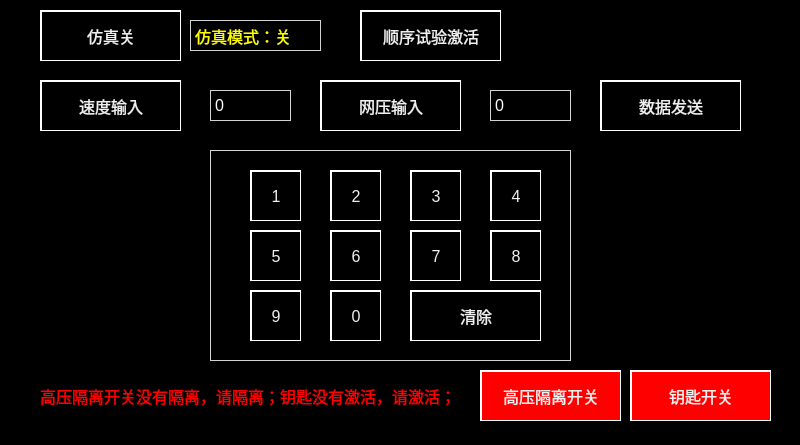
<?xml version="1.0" encoding="UTF-8"?>
<ui version="4.0">
 <class>Main_Simulate</class>
 <widget class="QWidget" name="Main_Simulate">
  <property name="geometry">
   <rect>
    <x>0</x>
    <y>0</y>
    <width>800</width>
    <height>445</height>
   </rect>
  </property>
  <property name="windowTitle">
   <string>Form</string>
  </property>
  <property name="styleSheet">
   <string notr="true">QWidget
{
	background-color: black;
}
QLabel
{
	border:1px solid lightgray;
    color:white;
font:16px
}

QPushButton
{
	font:16px;
    color: rgb(240,240,240);
	background-color: rgb(0, 0, 0);
	border-top: 2px solid white;	
	border-left: 2px solid white;
   border-right: 1px solid white;
   border-bottom: 1px solid white;
}</string>
  </property>
  <widget class="QPushButton" name="PB_F_Simulate">
   <property name="geometry">
    <rect>
     <x>40</x>
     <y>10</y>
     <width>141</width>
     <height>51</height>
    </rect>
   </property>
   <property name="whatsThis">
    <string>11</string>
   </property>
   <property name="text">
    <string>仿真关</string>
   </property>
  </widget>
  <widget class="QLabel" name="lbl_SimulatMode">
   <property name="geometry">
    <rect>
     <x>190</x>
     <y>20</y>
     <width>131</width>
     <height>31</height>
    </rect>
   </property>
   <property name="styleSheet">
    <string notr="true">color: yellow;</string>
   </property>
   <property name="text">
    <string>仿真模式：关</string>
   </property>
  </widget>
  <widget class="QPushButton" name="PB_F_testActive">
   <property name="geometry">
    <rect>
     <x>360</x>
     <y>10</y>
     <width>141</width>
     <height>51</height>
    </rect>
   </property>
   <property name="whatsThis">
    <string>12</string>
   </property>
   <property name="text">
    <string>顺序试验激活</string>
   </property>
  </widget>
  <widget class="QPushButton" name="PB_F_speedInput">
   <property name="geometry">
    <rect>
     <x>40</x>
     <y>80</y>
     <width>141</width>
     <height>51</height>
    </rect>
   </property>
   <property name="whatsThis">
    <string>13</string>
   </property>
   <property name="text">
    <string>速度输入</string>
   </property>
  </widget>
  <widget class="QLabel" name="lbl_number1">
   <property name="geometry">
    <rect>
     <x>210</x>
     <y>90</y>
     <width>81</width>
     <height>31</height>
    </rect>
   </property>
   <property name="text">
    <string>0</string>
   </property>
  </widget>
  <widget class="QPushButton" name="PB_F_volInput">
   <property name="geometry">
    <rect>
     <x>320</x>
     <y>80</y>
     <width>141</width>
     <height>51</height>
    </rect>
   </property>
   <property name="whatsThis">
    <string>14</string>
   </property>
   <property name="text">
    <string>网压输入</string>
   </property>
  </widget>
  <widget class="QPushButton" name="PB_F_dataSend">
   <property name="geometry">
    <rect>
     <x>600</x>
     <y>80</y>
     <width>141</width>
     <height>51</height>
    </rect>
   </property>
   <property name="whatsThis">
    <string>15</string>
   </property>
   <property name="text">
    <string>数据发送</string>
   </property>
  </widget>
  <widget class="QLabel" name="lbl_number2">
   <property name="geometry">
    <rect>
     <x>490</x>
     <y>90</y>
     <width>81</width>
     <height>31</height>
    </rect>
   </property>
   <property name="text">
    <string>0</string>
   </property>
  </widget>
  <widget class="QLabel" name="lbl_information">
   <property name="geometry">
    <rect>
     <x>40</x>
     <y>380</y>
     <width>431</width>
     <height>31</height>
    </rect>
   </property>
   <property name="styleSheet">
    <string notr="true">color:red;
border:0px;</string>
   </property>
   <property name="text">
    <string>高压隔离开关没有隔离，请隔离；钥匙没有激活，请激活；</string>
   </property>
  </widget>
  <widget class="QPushButton" name="PB_F_isoSwitch">
   <property name="geometry">
    <rect>
     <x>480</x>
     <y>370</y>
     <width>141</width>
     <height>51</height>
    </rect>
   </property>
   <property name="whatsThis">
    <string>16</string>
   </property>
   <property name="styleSheet">
    <string notr="true">background-color: red;</string>
   </property>
   <property name="text">
    <string>高压隔离开关</string>
   </property>
  </widget>
  <widget class="QPushButton" name="PB_F_keySwitch">
   <property name="geometry">
    <rect>
     <x>630</x>
     <y>370</y>
     <width>141</width>
     <height>51</height>
    </rect>
   </property>
   <property name="whatsThis">
    <string>17</string>
   </property>
   <property name="styleSheet">
    <string notr="true">background-color: red;</string>
   </property>
   <property name="text">
    <string>钥匙开关</string>
   </property>
  </widget>
  <widget class="QPushButton" name="PB_N_6">
   <property name="geometry">
    <rect>
     <x>330</x>
     <y>230</y>
     <width>51</width>
     <height>51</height>
    </rect>
   </property>
   <property name="whatsThis">
    <string>6</string>
   </property>
   <property name="text">
    <string>6</string>
   </property>
  </widget>
  <widget class="QPushButton" name="PB_N_0">
   <property name="geometry">
    <rect>
     <x>330</x>
     <y>290</y>
     <width>51</width>
     <height>51</height>
    </rect>
   </property>
   <property name="whatsThis">
    <string>0</string>
   </property>
   <property name="text">
    <string>0</string>
   </property>
  </widget>
  <widget class="QPushButton" name="PB_N_2">
   <property name="geometry">
    <rect>
     <x>330</x>
     <y>170</y>
     <width>51</width>
     <height>51</height>
    </rect>
   </property>
   <property name="whatsThis">
    <string>2</string>
   </property>
   <property name="text">
    <string>2</string>
   </property>
  </widget>
  <widget class="QPushButton" name="PB_N_3">
   <property name="geometry">
    <rect>
     <x>410</x>
     <y>170</y>
     <width>51</width>
     <height>51</height>
    </rect>
   </property>
   <property name="whatsThis">
    <string>3</string>
   </property>
   <property name="text">
    <string>3</string>
   </property>
  </widget>
  <widget class="QLabel" name="label_5">
   <property name="geometry">
    <rect>
     <x>210</x>
     <y>150</y>
     <width>361</width>
     <height>211</height>
    </rect>
   </property>
   <property name="text">
    <string/>
   </property>
  </widget>
  <widget class="QPushButton" name="PB_N_9">
   <property name="geometry">
    <rect>
     <x>250</x>
     <y>290</y>
     <width>51</width>
     <height>51</height>
    </rect>
   </property>
   <property name="whatsThis">
    <string>9</string>
   </property>
   <property name="text">
    <string>9</string>
   </property>
  </widget>
  <widget class="QPushButton" name="PB_N_8">
   <property name="geometry">
    <rect>
     <x>490</x>
     <y>230</y>
     <width>51</width>
     <height>51</height>
    </rect>
   </property>
   <property name="whatsThis">
    <string>8</string>
   </property>
   <property name="text">
    <string>8</string>
   </property>
  </widget>
  <widget class="QPushButton" name="PB_N_5">
   <property name="geometry">
    <rect>
     <x>250</x>
     <y>230</y>
     <width>51</width>
     <height>51</height>
    </rect>
   </property>
   <property name="whatsThis">
    <string>5</string>
   </property>
   <property name="text">
    <string>5</string>
   </property>
  </widget>
  <widget class="QPushButton" name="PB_N_C">
   <property name="geometry">
    <rect>
     <x>410</x>
     <y>290</y>
     <width>131</width>
     <height>51</height>
    </rect>
   </property>
   <property name="whatsThis">
    <string>10</string>
   </property>
   <property name="text">
    <string>清除</string>
   </property>
  </widget>
  <widget class="QPushButton" name="PB_N_4">
   <property name="geometry">
    <rect>
     <x>490</x>
     <y>170</y>
     <width>51</width>
     <height>51</height>
    </rect>
   </property>
   <property name="whatsThis">
    <string>4</string>
   </property>
   <property name="text">
    <string>4</string>
   </property>
  </widget>
  <widget class="QPushButton" name="PB_N_1">
   <property name="geometry">
    <rect>
     <x>250</x>
     <y>170</y>
     <width>51</width>
     <height>51</height>
    </rect>
   </property>
   <property name="whatsThis">
    <string>1</string>
   </property>
   <property name="text">
    <string>1</string>
   </property>
  </widget>
  <widget class="QPushButton" name="PB_N_7">
   <property name="geometry">
    <rect>
     <x>410</x>
     <y>230</y>
     <width>51</width>
     <height>51</height>
    </rect>
   </property>
   <property name="whatsThis">
    <string>7</string>
   </property>
   <property name="text">
    <string>7</string>
   </property>
  </widget>
  <zorder>label_5</zorder>
  <zorder>PB_N_3</zorder>
  <zorder>PB_N_C</zorder>
  <zorder>PB_N_4</zorder>
  <zorder>PB_N_2</zorder>
  <zorder>PB_N_5</zorder>
  <zorder>PB_N_8</zorder>
  <zorder>PB_N_9</zorder>
  <zorder>PB_N_6</zorder>
  <zorder>PB_N_7</zorder>
  <zorder>PB_N_0</zorder>
  <zorder>PB_N_1</zorder>
  <zorder>PB_F_Simulate</zorder>
  <zorder>lbl_SimulatMode</zorder>
  <zorder>PB_F_testActive</zorder>
  <zorder>PB_F_speedInput</zorder>
  <zorder>lbl_number1</zorder>
  <zorder>PB_F_volInput</zorder>
  <zorder>PB_F_dataSend</zorder>
  <zorder>lbl_number2</zorder>
  <zorder>lbl_information</zorder>
  <zorder>PB_F_isoSwitch</zorder>
  <zorder>PB_F_keySwitch</zorder>
 </widget>
 <resources/>
 <connections/>
</ui>
